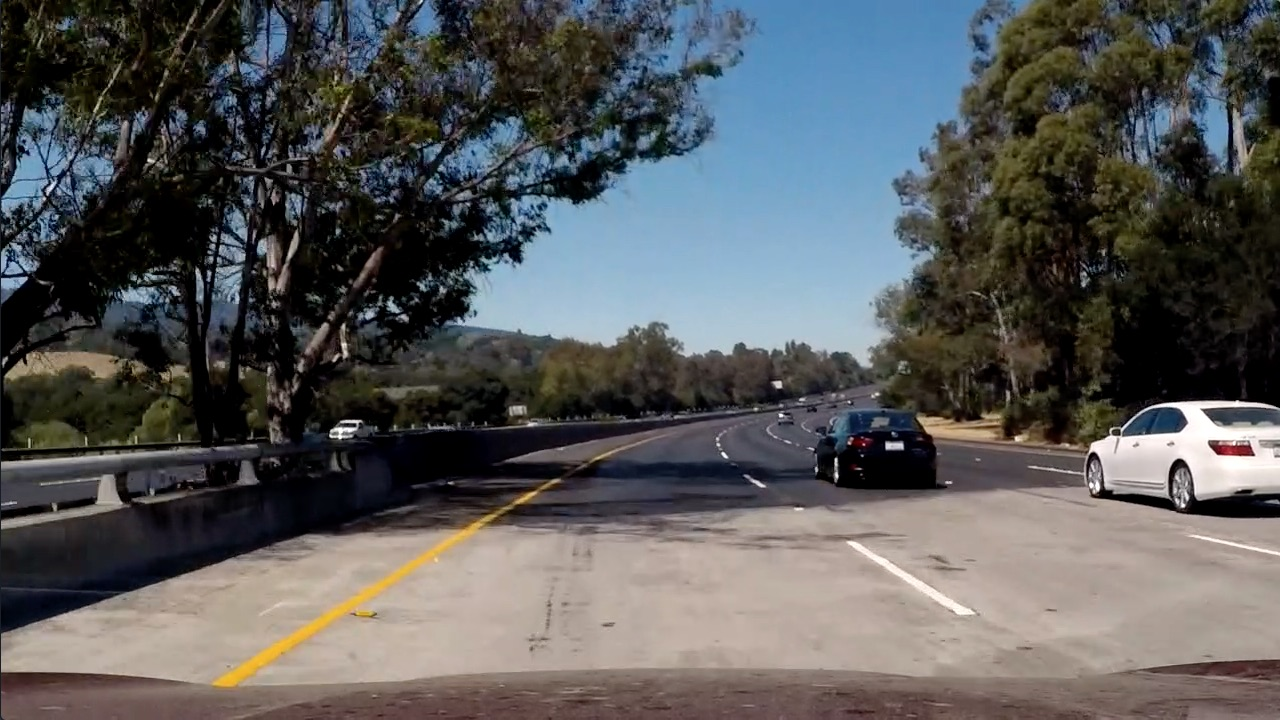
#> input picture AdvancedLineLines-P4/test_images/test5.jpg, 1280 x 720 px
$ jupyter execute Thresholds.ipynb   (shell and % lines are left out)   (older library calls are emulated)
#> lines starting #> are read from the running program, lines starting #| are printed output that depends on the picture; after the words box and inside, x2 and y2 are one past the last pixel; in counts of white or black regions, pixels touching at a corner belong together
[cell 1]
import numpy as np
import cv2
import sys
import matplotlib.pyplot as plt
import matplotlib.image as mpimg

[cell 2]
def scale_sobel(sobel_in):
    return np.uint8(255*sobel_in/np.max(sobel_in))

def combined_thresh_color(img):

    hls = cv2.cvtColor(img, cv2.COLOR_BGR2HLS).astype(np.float)
    luv = cv2.cvtColor(img,cv2.COLOR_BGR2LUV).astype(np.float)
    lab = cv2.cvtColor(img,cv2.COLOR_BGR2LAB).astype(np.float)

    hls_s_thresh=(120,255)
    hls_s_channel = hls[:,:,2]

    luv_l_thresh=(220,255)
    luv_l_channel = luv[:,:,0]

    luv_v_thresh=(170,255)
    luv_v_channel = luv[:,:,2]

    lab_l_thresh=(205,255)
    lab_l_channel = lab[:,:,0]

    lab_b_thresh=(145,255)
    lab_b_channel = lab[:,:,2]


    # Threshold color channel
    hls_s_binary = np.zeros_like(hls_s_channel)
    hls_s_binary[(hls_s_channel >= hls_s_thresh[0]) & (hls_s_channel <= hls_s_thresh[1])] = 1

    luv_l_binary = np.zeros_like(luv_l_channel)
    luv_l_binary[(luv_l_channel >= luv_l_thresh[0]) & (luv_l_channel <= luv_l_thresh[1])] = 1

    luv_v_binary = np.zeros_like(luv_l_channel)
    luv_v_binary[(luv_v_channel >= luv_v_thresh[0]) & (luv_v_channel <= luv_v_thresh[1])] = 1

    lab_l_binary = np.zeros_like(lab_l_channel)
    lab_l_binary[(lab_l_channel >= lab_l_thresh[0]) & (lab_b_channel <= lab_l_thresh[1])] = 1

    lab_b_binary = np.zeros_like(lab_b_channel)
    lab_b_binary[(lab_b_channel >= lab_b_thresh[0]) & (lab_b_channel <= lab_b_thresh[1])] = 1

    combined_binary = np.zeros_like(hls_s_binary)
    combined_binary[( (luv_l_binary > 0) | (luv_v_binary > 0) | (lab_l_binary > 0) | (lab_b_binary > 0) ) & (hls_s_binary > 0 )] = 1

    return combined_binary

def combined_thresh_gradient(img, sobel_kernel=3, sobel_thresh=(0,255), mag_thresh=(0, 255), dir_thresh=(0, np.pi/2), s_thresh=(0,255)):

    sobel_kernel=3
    sobel_thresh=(10,255)
    mag_thresh=(30,100)
    dir_thresh=(np.pi/6, np.pi/2)
    s_thresh=(100,255)
    l_thresh=(120, 255)

    hls = cv2.cvtColor(img, cv2.COLOR_RGB2HLS).astype(np.float)
    gray = cv2.cvtColor(img, cv2.COLOR_RGB2GRAY).astype(np.float)
    s_channel = hls[:,:,2]
    l_channel = hls[:,:,1]

    sobelx= cv2.Sobel(gray, cv2.CV_64F, 1, 0, ksize=sobel_kernel)
    sobely= cv2.Sobel(gray, cv2.CV_64F, 0, 1, ksize=sobel_kernel)

    sobel_abs_x=np.absolute(sobelx)
    sobel_abs_y=np.absolute(sobely)

    scaled_sobel_x = scale_sobel(sobel_abs_x)
    scaled_sobel_y = scale_sobel(sobel_abs_y)

    gradx = np.zeros_like(scaled_sobel_x)
    grady = np.zeros_like(scaled_sobel_y)
    gradx[(scaled_sobel_x >= sobel_thresh[0]) & (scaled_sobel_x <= sobel_thresh[1])] = 1
    grady[(scaled_sobel_y >= sobel_thresh[0]) & (scaled_sobel_y <= sobel_thresh[1])] = 1

    #mag thresh
    mag_absSobelxy=np.sqrt(np.square(sobelx)+np.square(sobely))
    scaled_mag_sobel=scale_sobel(mag_absSobelxy)

    mag_binary = np.zeros_like(scaled_mag_sobel)
    mag_binary[(scaled_mag_sobel >= mag_thresh[0]) & (scaled_mag_sobel <= mag_thresh[1])] = 1

    # dir_thresh
    absgraddir = np.arctan2(np.absolute(sobely), np.absolute(sobelx))
    dir_binary =  np.zeros_like(absgraddir)
    dir_binary[(absgraddir >= dir_thresh[0]) & (absgraddir <= dir_thresh[1])] = 1

    # Threshold color channel
    s_binary = np.zeros_like(s_channel)
    s_binary[(s_channel >= s_thresh[0]) & (s_channel <= s_thresh[1])] = 1

    l_binary = np.zeros_like(l_channel)
    l_binary[(l_channel >= l_thresh[0]) & (l_channel <= l_thresh[1])] = 1

    # R & G thresholds so that yellow lanes are detected well.
    color_threshold = 50
    R_channel = img[:,:,0]
    G_channel = img[:,:,1]

    r_g_binary = np.zeros_like(R_channel)
    r_g_binary[(R_channel >= color_threshold) & (G_channel >= color_threshold)] = 1
    combined_condition = np.zeros_like(R_channel)
    combined_condition[ (gradx == 1) | ((mag_binary == 1) & (dir_binary == 1)) ] = 1

    combined = np.zeros_like(R_channel)
    combined[ ((r_g_binary==1) & (l_binary==1)) &
              ((s_binary == 1) | (combined_condition==1)) ] = 1

    # combine all four thresholds:

    #combined = np.zeros_like(dir_binary)
    #combined[(gradx == 1) |
    #         ((mag_binary == 1) & (dir_binary == 1) ) |
    #         (s_binary == 1) ] = 1

    return combined

[cell 3]
import glob

fname = 'test_images/test5.jpg'

plt.figure(figsize=(20,50))

test_img = cv2.imread(fname)
#> test_img is the input picture: shape (720, 1280, 3); mean B, G, R 89.8, 89.3, 88.5
out1 = combined_thresh_color(test_img)
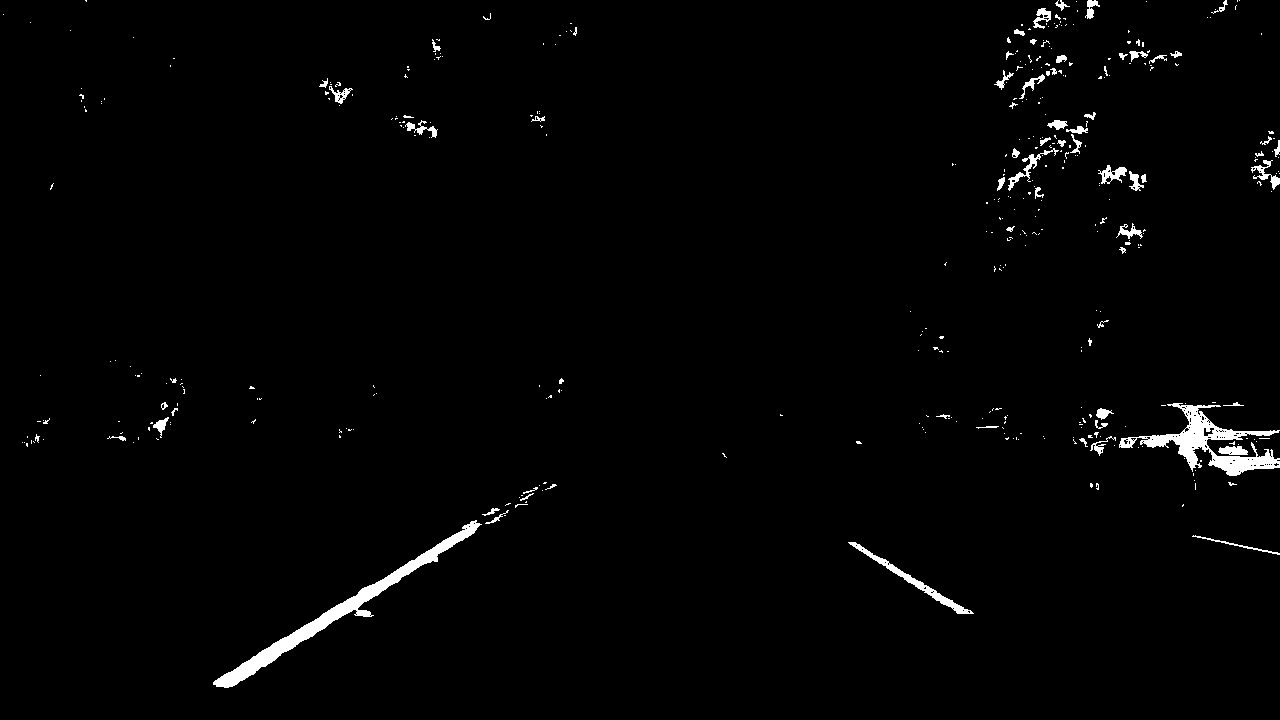
#> out1: shape (720, 1280) float64; values 0 (black) and 1 (white), 1.5% white; 404 white regions (335 under 20 px), largest, box (x1, y1, x2, y2) and area: (213, 520, 482, 688) 3779, (1119, 403, 1280, 476) 3316, (848, 542, 974, 614) 844
plt.subplot(2,2,1)
plt.imshow(out1,cmap='gray')
plt.axis('off')

out2 = combined_thresh_gradient(test_img,sobel_kernel=3,
                          sobel_thresh=(20,100),
                          mag_thresh=(30,100),
                          dir_thresh=(np.pi/6, np.pi/2),
                          s_thresh=(170,255))
#> out2: shape (720, 1280); values 0 (black) and 1 (white), 12.5% white; 2073 white regions (1778 under 20 px), largest, box (x1, y1, x2, y2) and area: (449, 0, 982, 368) 73952, (1028, 400, 1280, 500) 6639, (212, 516, 488, 687) 4023
plt.subplot(2,2,2)
plt.imshow(out2,cmap='gray')
plt.axis('off')

[cell 4]
test_images=glob.glob('test_images/*.jpg')
num_images=len(test_images)
plt.figure(figsize=(20,50))
c=1

for fname in test_images:
    test_img = cv2.imread(fname)
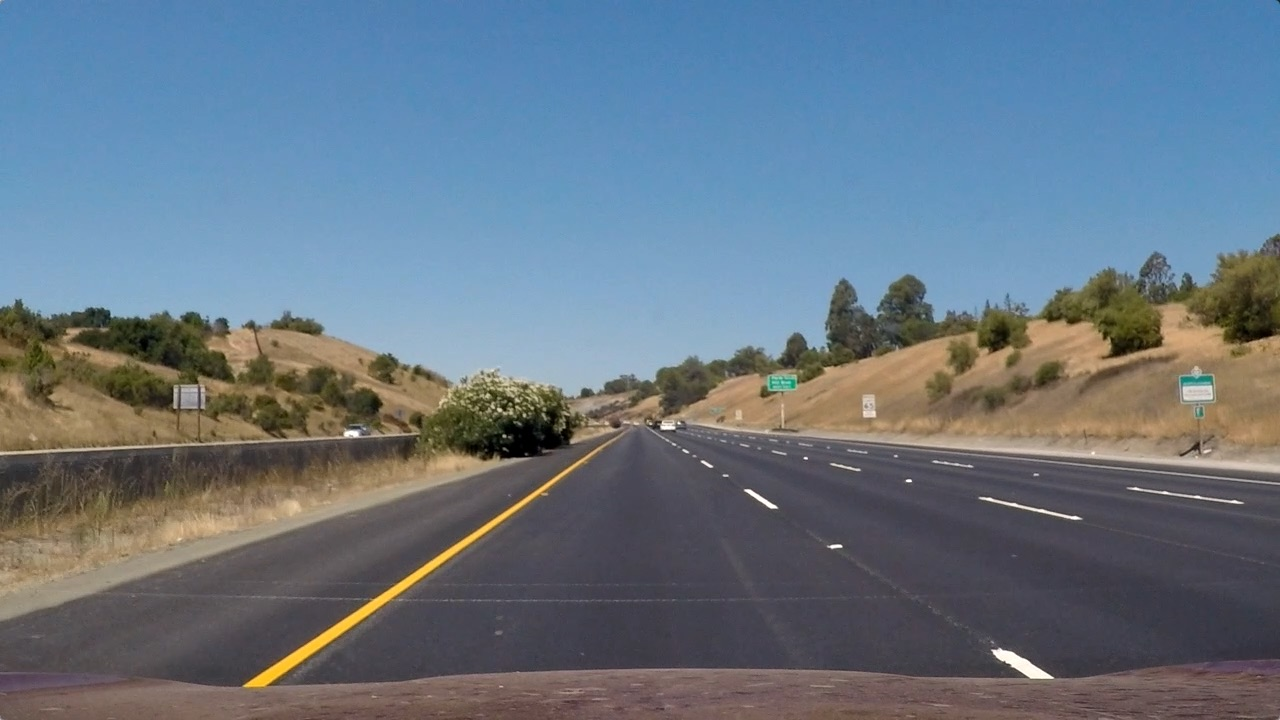
#> input picture AdvancedLineLines-P4/test_images/straight_lines1.jpg, 1280 x 720 px
#> test_img is the input picture: shape (720, 1280, 3); mean B, G, R 131.2, 117.7, 103.2

    out = combined_thresh_gradient(test_img)
#> call 2 of combined_thresh_gradient, with sobel_kernel = 3, sobel_thresh = (0, 255), mag_thresh = (0, 255), dir_thresh = (0, 1.57), s_thresh = (0, 255)
#> in combined_thresh_gradient (call 2), `R_channel = img[:,:,0]`:
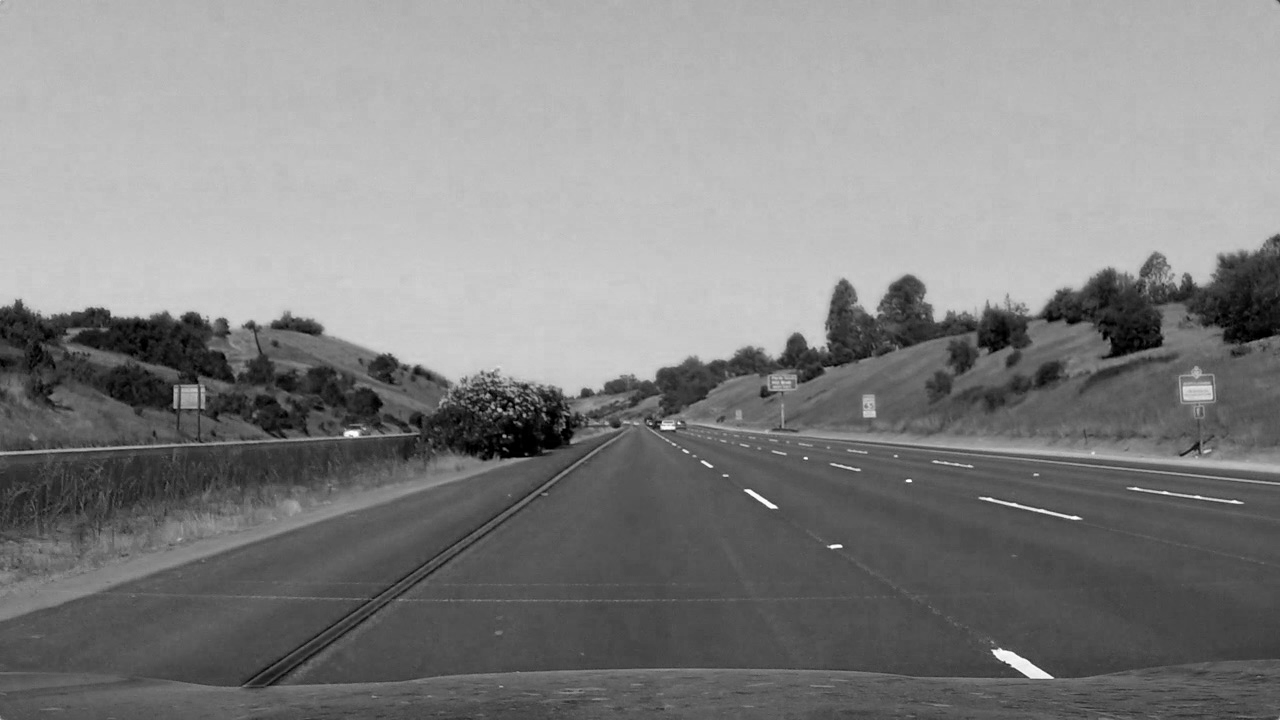
#> R_channel: shape (720, 1280); min 0, max 255, mean 131.2
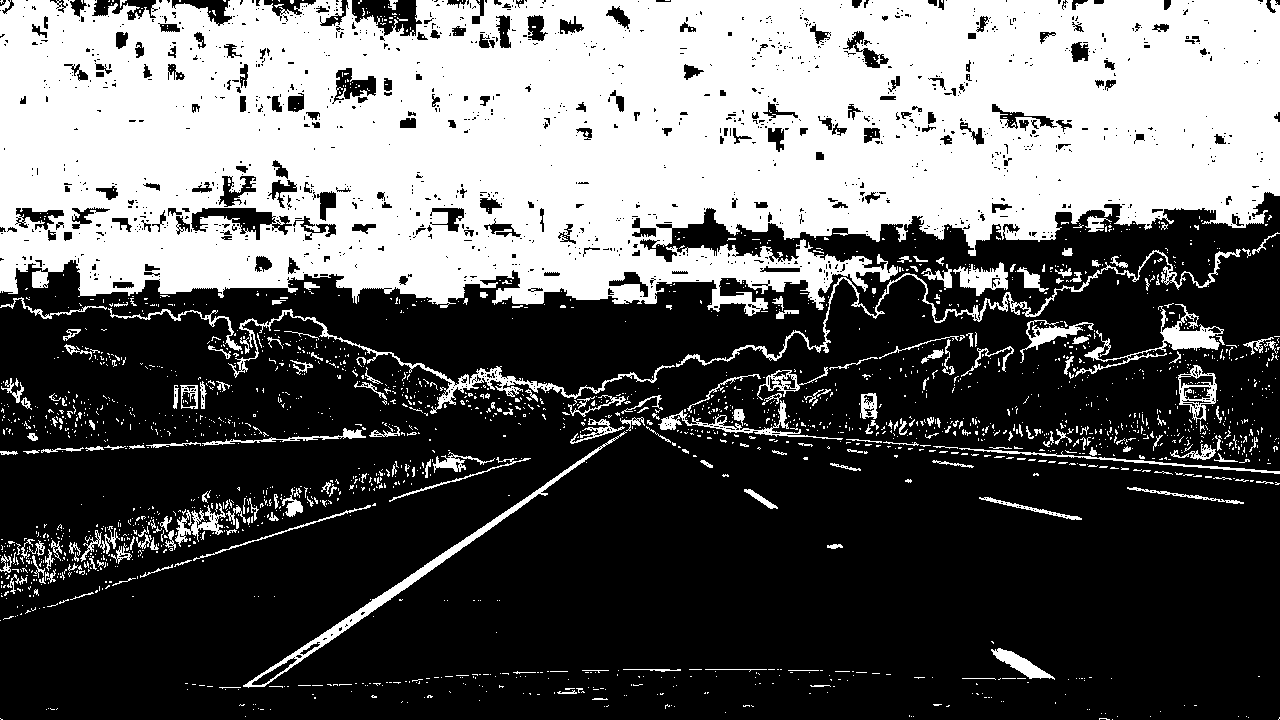
#> out: shape (720, 1280); values 0 (black) and 1 (white), 38.1% white; 2201 white regions (1981 under 20 px), largest, box (x1, y1, x2, y2) and area: (0, 0, 1280, 316) 311960, (243, 431, 627, 688) 2972, (676, 249, 1241, 367) 2687

    plt.subplot(num_images,2,c)
    c+=1
    plt.imshow(out,cmap='gray')
    plt.axis('off')
#> pass 2 of the loop `for fname in test_images:`:
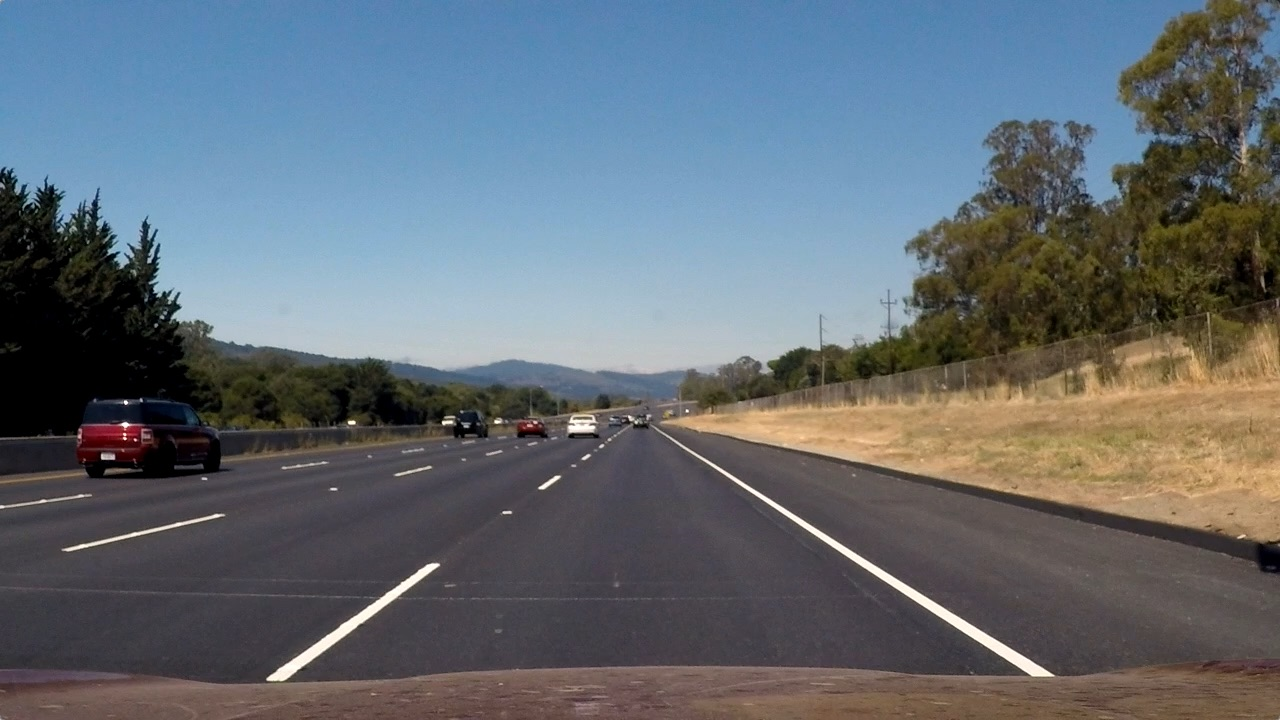
#> input picture AdvancedLineLines-P4/test_images/straight_lines2.jpg, 1280 x 720 px
#> test_img is the input picture: shape (720, 1280, 3); mean B, G, R 115.1, 107.7, 99.4
#> in combined_thresh_gradient (call 3), `gray = cv2.cvtColor(img, cv2.COLOR_RGB2GRAY).astype(np.float)`:
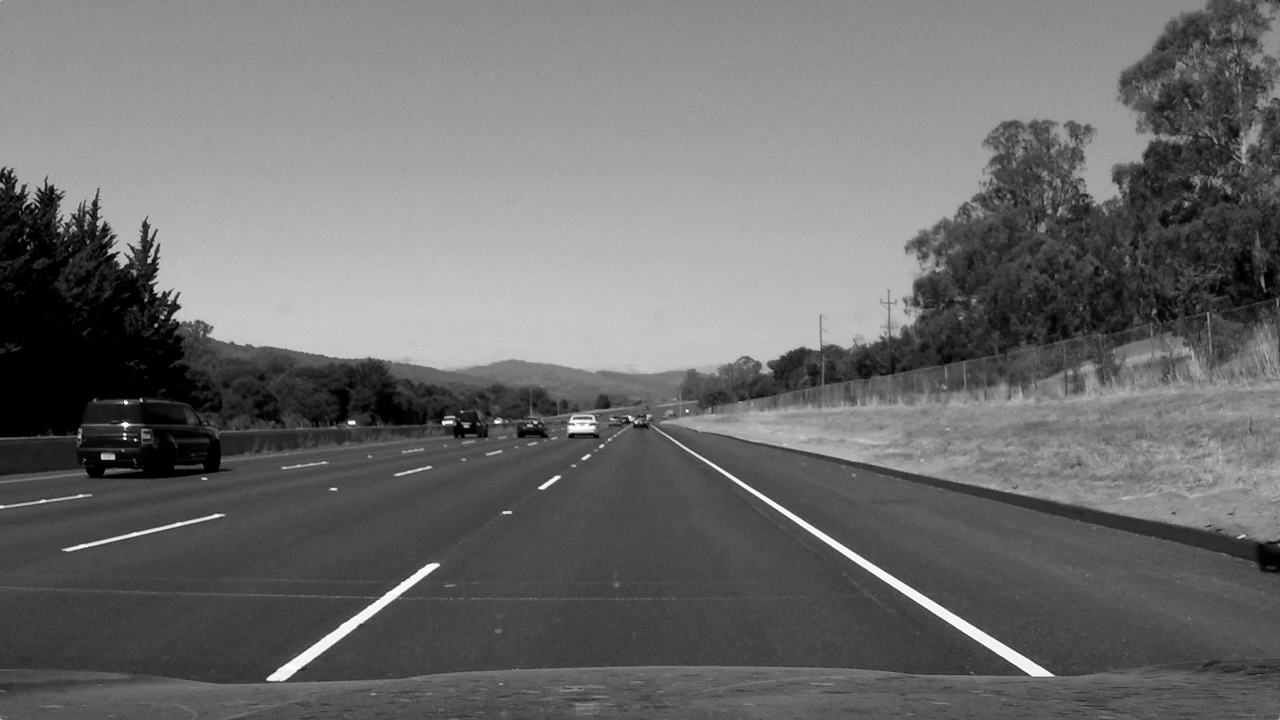
#> gray: shape (720, 1280) float64; min 0, max 254, mean 108.9
#> in combined_thresh_gradient (call 3), `s_channel = hls[:,:,2]`:
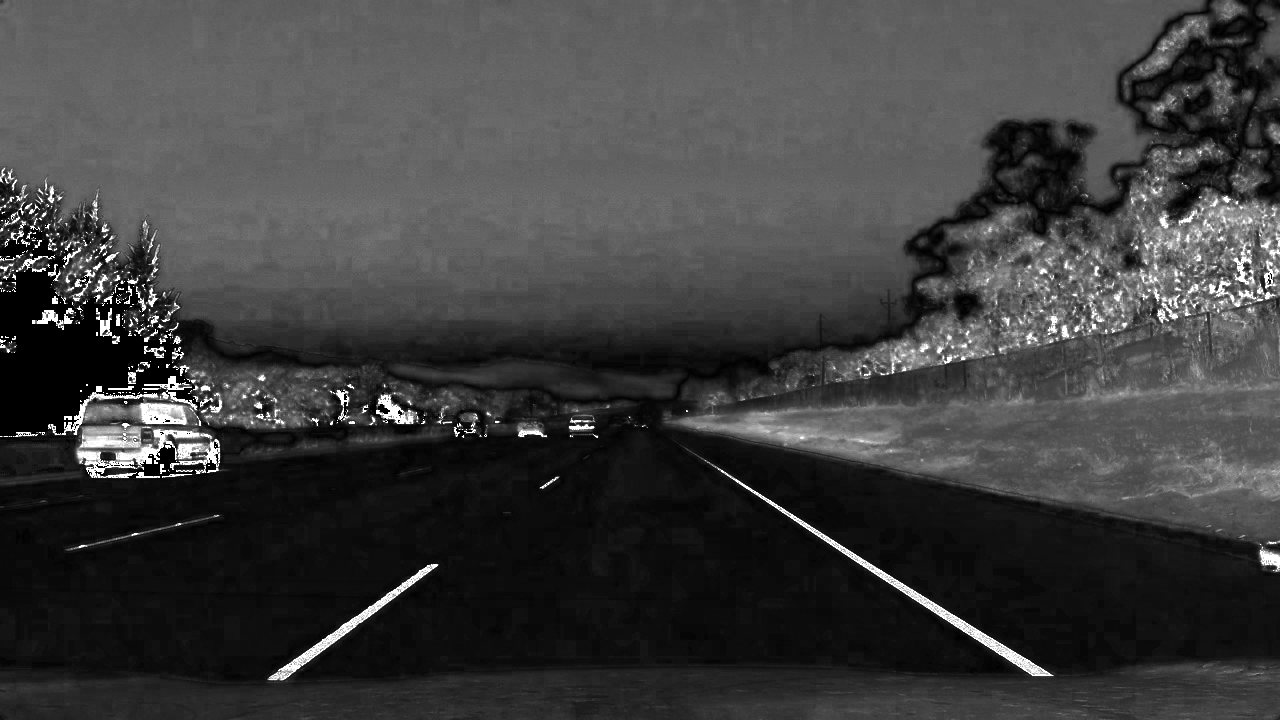
#> s_channel: shape (720, 1280) float64; min 0, max 255, mean 62.5
